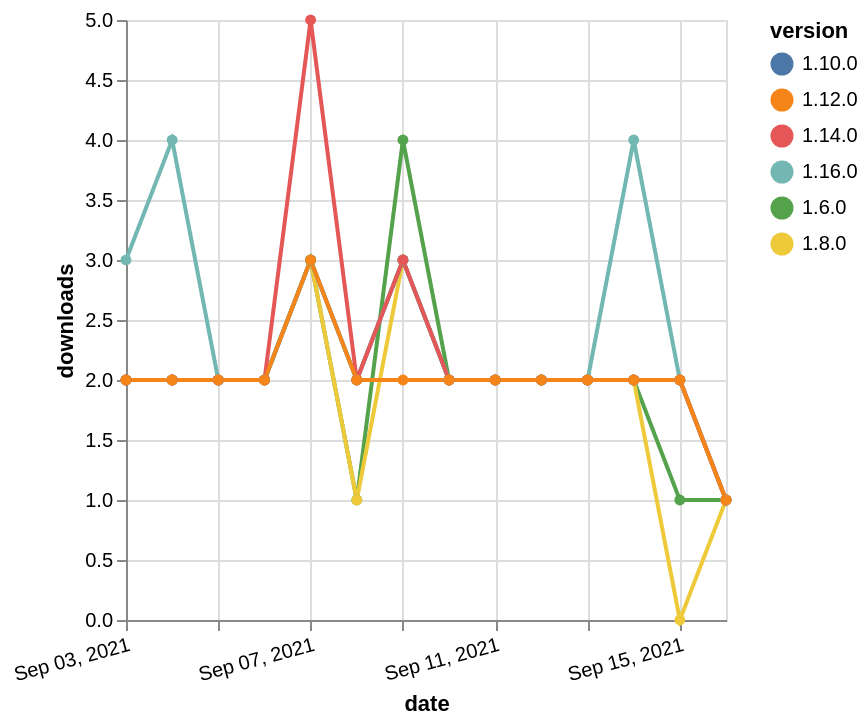

This figure's Vega-Lite source:
### Vega-Lite specification from a JSON file in a GitHub repository (floating-point values rounded to 4 significant figures)
{"$schema": "https://vega.github.io/schema/vega-lite/v5.json", "description": "A simple bar chart with embedded data.", "data": {"values": [{"date": "2021-09-03", "total": 2044, "delta": 2, "version": "1.6.0"}, {"date": "2021-09-04", "total": 2046, "delta": 2, "version": "1.6.0"}, {"date": "2021-09-05", "total": 2048, "delta": 2, "version": "1.6.0"}, {"date": "2021-09-06", "total": 2050, "delta": 2, "version": "1.6.0"}, {"date": "2021-09-07", "total": 2053, "delta": 3, "version": "1.6.0"}, {"date": "2021-09-08", "total": 2054, "delta": 1, "version": "1.6.0"}, {"date": "2021-09-09", "total": 2058, "delta": 4, "version": "1.6.0"}, {"date": "2021-09-10", "total": 2060, "delta": 2, "version": "1.6.0"}, {"date": "2021-09-11", "total": 2062, "delta": 2, "version": "1.6.0"}, {"date": "2021-09-12", "total": 2064, "delta": 2, "version": "1.6.0"}, {"date": "2021-09-13", "total": 2066, "delta": 2, "version": "1.6.0"}, {"date": "2021-09-14", "total": 2068, "delta": 2, "version": "1.6.0"}, {"date": "2021-09-15", "total": 2069, "delta": 1, "version": "1.6.0"}, {"date": "2021-09-16", "total": 2070, "delta": 1, "version": "1.6.0"}, {"date": "2021-09-03", "total": 1621, "delta": 2, "version": "1.8.0"}, {"date": "2021-09-04", "total": 1623, "delta": 2, "version": "1.8.0"}, {"date": "2021-09-05", "total": 1625, "delta": 2, "version": "1.8.0"}, {"date": "2021-09-06", "total": 1627, "delta": 2, "version": "1.8.0"}, {"date": "2021-09-07", "total": 1630, "delta": 3, "version": "1.8.0"}, {"date": "2021-09-08", "total": 1631, "delta": 1, "version": "1.8.0"}, {"date": "2021-09-09", "total": 1634, "delta": 3, "version": "1.8.0"}, {"date": "2021-09-10", "total": 1636, "delta": 2, "version": "1.8.0"}, {"date": "2021-09-11", "total": 1638, "delta": 2, "version": "1.8.0"}, {"date": "2021-09-12", "total": 1640, "delta": 2, "version": "1.8.0"}, {"date": "2021-09-13", "total": 1642, "delta": 2, "version": "1.8.0"}, {"date": "2021-09-14", "total": 1644, "delta": 2, "version": "1.8.0"}, {"date": "2021-09-15", "total": 1644, "delta": 0, "version": "1.8.0"}, {"date": "2021-09-16", "total": 1645, "delta": 1, "version": "1.8.0"}, {"date": "2021-09-03", "total": 1463, "delta": 2, "version": "1.10.0"}, {"date": "2021-09-04", "total": 1465, "delta": 2, "version": "1.10.0"}, {"date": "2021-09-05", "total": 1467, "delta": 2, "version": "1.10.0"}, {"date": "2021-09-06", "total": 1469, "delta": 2, "version": "1.10.0"}, {"date": "2021-09-07", "total": 1472, "delta": 3, "version": "1.10.0"}, {"date": "2021-09-08", "total": 1474, "delta": 2, "version": "1.10.0"}, {"date": "2021-09-09", "total": 1477, "delta": 3, "version": "1.10.0"}, {"date": "2021-09-10", "total": 1479, "delta": 2, "version": "1.10.0"}, {"date": "2021-09-11", "total": 1481, "delta": 2, "version": "1.10.0"}, {"date": "2021-09-12", "total": 1483, "delta": 2, "version": "1.10.0"}, {"date": "2021-09-13", "total": 1485, "delta": 2, "version": "1.10.0"}, {"date": "2021-09-14", "total": 1487, "delta": 2, "version": "1.10.0"}, {"date": "2021-09-15", "total": 1489, "delta": 2, "version": "1.10.0"}, {"date": "2021-09-16", "total": 1490, "delta": 1, "version": "1.10.0"}, {"date": "2021-09-03", "total": 232, "delta": 3, "version": "1.16.0"}, {"date": "2021-09-04", "total": 236, "delta": 4, "version": "1.16.0"}, {"date": "2021-09-05", "total": 238, "delta": 2, "version": "1.16.0"}, {"date": "2021-09-06", "total": 240, "delta": 2, "version": "1.16.0"}, {"date": "2021-09-07", "total": 243, "delta": 3, "version": "1.16.0"}, {"date": "2021-09-08", "total": 245, "delta": 2, "version": "1.16.0"}, {"date": "2021-09-09", "total": 248, "delta": 3, "version": "1.16.0"}, {"date": "2021-09-10", "total": 250, "delta": 2, "version": "1.16.0"}, {"date": "2021-09-11", "total": 252, "delta": 2, "version": "1.16.0"}, {"date": "2021-09-12", "total": 254, "delta": 2, "version": "1.16.0"}, {"date": "2021-09-13", "total": 256, "delta": 2, "version": "1.16.0"}, {"date": "2021-09-14", "total": 260, "delta": 4, "version": "1.16.0"}, {"date": "2021-09-15", "total": 262, "delta": 2, "version": "1.16.0"}, {"date": "2021-09-16", "total": 263, "delta": 1, "version": "1.16.0"}, {"date": "2021-09-03", "total": 762, "delta": 2, "version": "1.14.0"}, {"date": "2021-09-04", "total": 764, "delta": 2, "version": "1.14.0"}, {"date": "2021-09-05", "total": 766, "delta": 2, "version": "1.14.0"}, {"date": "2021-09-06", "total": 768, "delta": 2, "version": "1.14.0"}, {"date": "2021-09-07", "total": 773, "delta": 5, "version": "1.14.0"}, {"date": "2021-09-08", "total": 775, "delta": 2, "version": "1.14.0"}, {"date": "2021-09-09", "total": 778, "delta": 3, "version": "1.14.0"}, {"date": "2021-09-10", "total": 780, "delta": 2, "version": "1.14.0"}, {"date": "2021-09-11", "total": 782, "delta": 2, "version": "1.14.0"}, {"date": "2021-09-12", "total": 784, "delta": 2, "version": "1.14.0"}, {"date": "2021-09-13", "total": 786, "delta": 2, "version": "1.14.0"}, {"date": "2021-09-14", "total": 788, "delta": 2, "version": "1.14.0"}, {"date": "2021-09-15", "total": 790, "delta": 2, "version": "1.14.0"}, {"date": "2021-09-16", "total": 791, "delta": 1, "version": "1.14.0"}, {"date": "2021-09-03", "total": 977, "delta": 2, "version": "1.12.0"}, {"date": "2021-09-04", "total": 979, "delta": 2, "version": "1.12.0"}, {"date": "2021-09-05", "total": 981, "delta": 2, "version": "1.12.0"}, {"date": "2021-09-06", "total": 983, "delta": 2, "version": "1.12.0"}, {"date": "2021-09-07", "total": 986, "delta": 3, "version": "1.12.0"}, {"date": "2021-09-08", "total": 988, "delta": 2, "version": "1.12.0"}, {"date": "2021-09-09", "total": 990, "delta": 2, "version": "1.12.0"}, {"date": "2021-09-10", "total": 992, "delta": 2, "version": "1.12.0"}, {"date": "2021-09-11", "total": 994, "delta": 2, "version": "1.12.0"}, {"date": "2021-09-12", "total": 996, "delta": 2, "version": "1.12.0"}, {"date": "2021-09-13", "total": 998, "delta": 2, "version": "1.12.0"}, {"date": "2021-09-14", "total": 1000, "delta": 2, "version": "1.12.0"}, {"date": "2021-09-15", "total": 1002, "delta": 2, "version": "1.12.0"}, {"date": "2021-09-16", "total": 1003, "delta": 1, "version": "1.12.0"}]}, "width": "container", "mark": {"type": "line", "point": {"filled": true}}, "encoding": {"x": {"field": "date", "type": "temporal", "timeUnit": "yearmonthdate", "title": "date", "axis": {"labelAngle": -15}}, "y": {"field": "delta", "type": "quantitative", "title": "downloads"}, "color": {"field": "version", "type": "nominal"}, "tooltip": {"field": "delta"}}}
